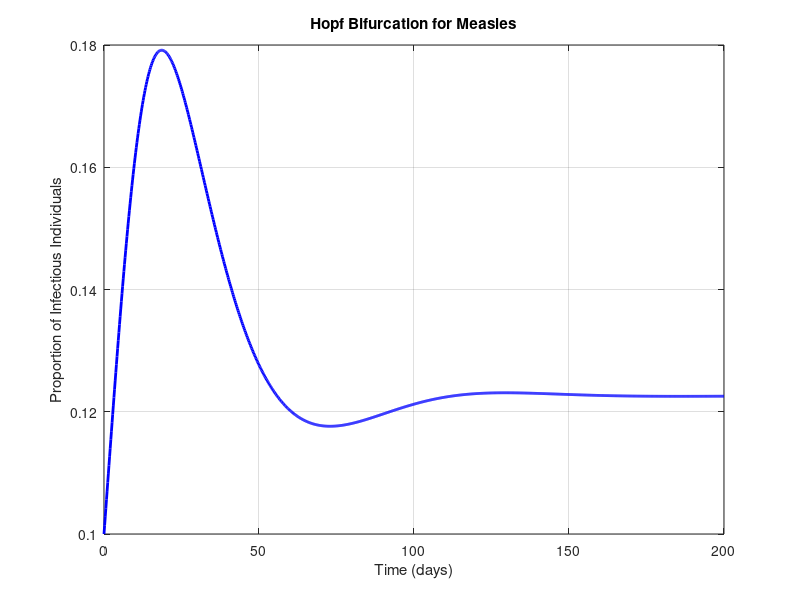

Source code (MATLAB):
function HopfBifurcation_sir()
    % Parameters
    beta = 0.25;     % Transmission rate
    gamma = 0.1;    % Recovery rate
    mu = 0.05;      % Natural birth/death rate
    nu = 0.005;     % Rate of loss of immunity
    R0 = beta/gamma;  % Basic reproduction number

    % Time span for simulation
    tspan = linspace(0, 200, 1000);

    % Initial conditions
    S0 = 0.9;   % Initial proportion of susceptible individuals
    I0 = 0.1;   % Initial proportion of infectious individuals
    R0 = 0.0;   % Initial proportion of recovered/immune individuals

    % ODE solver options
    options = odeset('RelTol', 1e-6, 'AbsTol', 1e-6);

    % Solve the system of differential equations
    [t, sol] = ode45(@(t, y) sir_model(t, y, beta, gamma, mu, nu), tspan, [S0; I0; R0], options);

    % Extract S, I, and R components
    S = sol(:, 1);
    I = sol(:, 2);
    R = sol(:, 3);

    % Plot the results
    figure;
    plot(t, I, 'b-', 'LineWidth', 2);
    xlabel('Time (days)');
    ylabel('Proportion of Infectious Individuals');
    title('Hopf Bifurcation for Measles');
    grid on;
end

function dydt = sir_model(~, y, beta, gamma, mu, nu)
    S = y(1);
    I = y(2);
    R = y(3);

    % System of differential equations
    dSdt = mu - beta * S * I - mu * S;
    dIdt = beta * S * I - (gamma + mu + nu) * I;
    dRdt = gamma * I - mu * R + nu * I;

    dydt = [dSdt; dIdt; dRdt];
end
